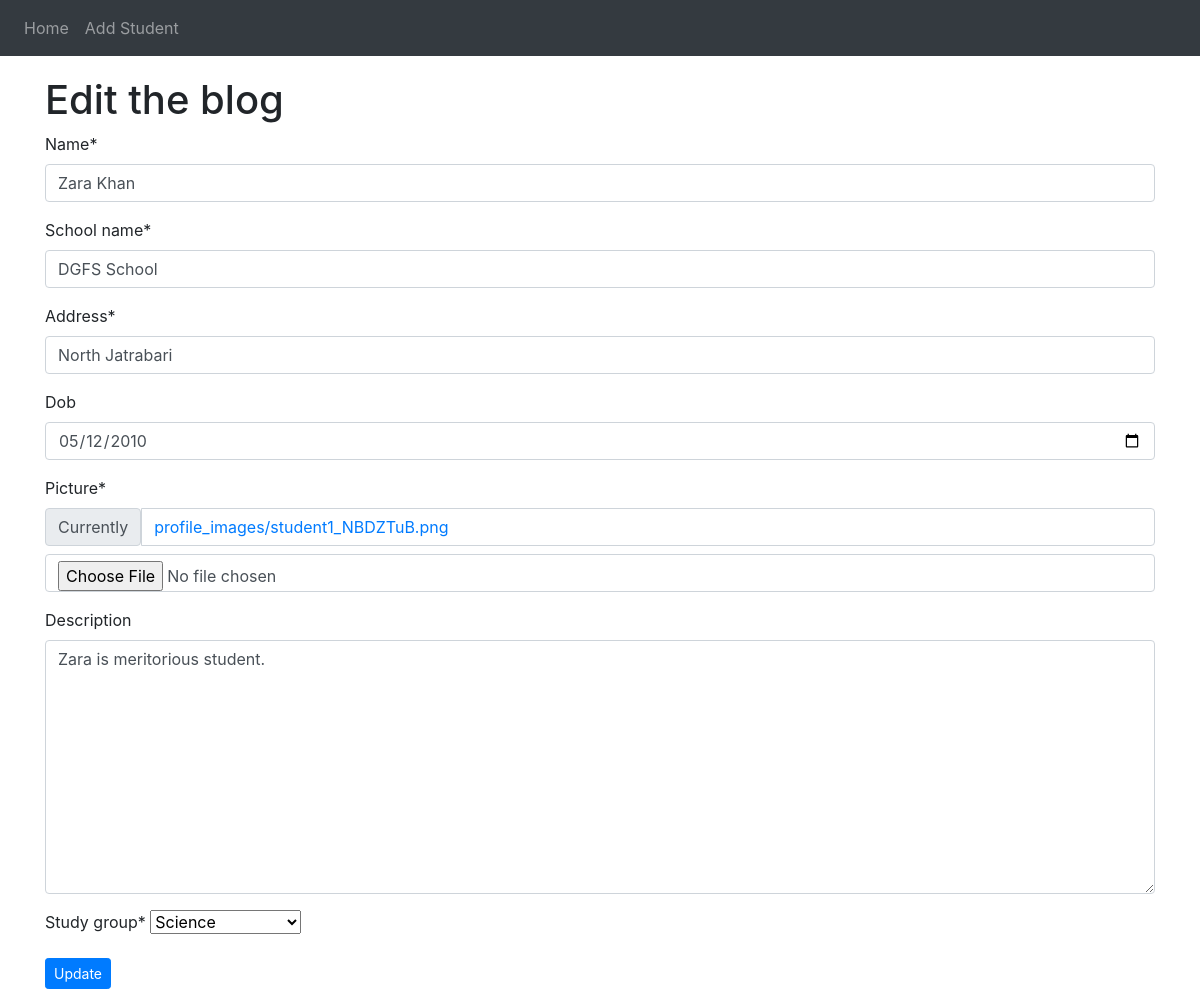
The page /student/edit/2/ on the database its author committed.
### App_student/models.py (models this page shows, shortened)
class Student(models.Model):
    student_id = models.AutoField(primary_key=True)
    name = models.CharField(max_length=50)
    school_name = models.CharField(max_length=50)
    address = models.CharField(max_length=100)
    dob = models.DateField(blank=True,null=True)
    profile_pic = models.ImageField(upload_to='profile_images',verbose_name="Picture")
    description = models.TextField(blank=True)
    join_date = models.DateTimeField(auto_now_add=True)
    update_date = models.DateTimeField(auto_now=True)
    study_group = models.CharField(max_length=50, choices=(
                             ("Science","Science"),
                             ('Business Studies','Business Studies'),
                             ('Humanities','Humanities')
                            ))
    class Meta:
        ordering = ['-join_date']

### App_student/views.py (the view, shortened to what this page needs)
# urls.py: path('edit/<pk>/',views.UpdateStudent.as_view(),name='edit_student'),
class UpdateStudent(UpdateView):
    fields = '__all__'
    model = Student
    template_name = 'App_student/edit_student.html'
    def get_form(self, form_class=None):
        form = super().get_form(form_class)
        form.fields['dob'].widget = forms.DateInput(attrs={'type': 'date', 'class': 'form-control'})
        return form

### templates/App_student/edit_student.html (shortened to what this page needs)
{% extends 'base.html' %}
{% load crispy_forms_tags %}
{% block body_block %}
<h1> Edit the blog </h1>
<form  method="POST"  enctype="multipart/form-data">
    {{form|crispy}}
    <input type="submit" name="submit" value="Update" class="btn btn-primary btn-sm">
</form>
{% endblock%}

### rows shown on the page
Student: name "Zara Khan", school_name "DGFS School", address "North Jatrabari", dob "05/12/2010", description "Zara is meritorious student.", study_group "Science"
